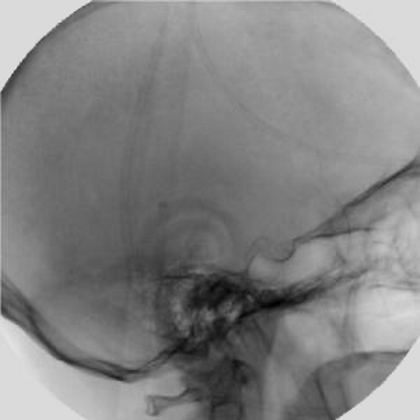
#> input picture digital_image_processing/chapter_2/pictures/subtraction_0.tif, 420 x 420 px, found by its file name
$ python histogram.py
#> lines starting #> are read from the running program, lines starting #| are printed output that depends on the picture
### common/opencv.py
import cv2 as cv
import numpy as np
import sys

# [10 lines left out: function normlizeImage2Uint8, not called in this run]

def drawHist(img, size=(300,256*2+1)):
    """
    描述: 绘制灰度直方图到图片上
    参数: img: 需要绘制直方图分布的灰度图，narray, shape(m,n)
          size: 生成直方图的大小，size[0]图像高度，size[1]图像宽度
    返回: None
    """
    color_plane = [(0,255,255), (255,0,255), (255,255,0), \
                   (0,0,255), (0,255,0), (255,0,0)]

    # 计算直方图，并归一化
    hist = cv.calcHist([img],[0],None,[256],[0,256])
    hist = hist/hist.max() # 这个归一化是为了直方图在显示的时候，使最大值占满屏幕

    img_hist = np.ones((size[0],size[1],3), np.uint8) * 255
    x_interval = (size[1]-1)//256 # 条形图的间隔

    for i in range((hist.shape[0])):

        # 逆时针旋转画条形
        j = i*x_interval
        x0 = j
        y0 = size[0]-1

        x1 = j + x_interval
        y1 = y0

        x2 = x1
        y2 = size[0] - 1 - (hist[i][0]*(size[0]-1))

        x3 = x0
        y3 = y2

        bar = np.array([[x0,y0],[x1,y1],[x2,y2],[x3,y3]], np.int32)
        bar = bar.reshape((-1,1,2))

        cv.fillPoly(img_hist,[bar],color_plane[4])

    # 将直方图迁移到图像中间
    top = 30
    bottom = 30
    right = 30
    left = 30
    img_hist_ajust = np.ones((size[0] + top + bottom, \
                        size[1] + right + left, 3), np.uint8) * 255
    img_hist_ajust[top:size[0]+top, left:size[1]+left] = img_hist

    return img_hist_ajust

# [31 lines left out: functions putText, insertPointsBwteen2Points, not called in this run]

class createTrackbar():
    """
    描述: 创建任意多个拖动条
    """
    def __init__(self, button_units, bar_name, size=(200, 400), block=False):
        """
        描述: 初始化拖动条
        参数: button_units: list, 每个元素是一个list(3)，
                            list[0] 滑动条名称，
                            list[1] 初始值（正整数），
                            list[2] 最大值（正整数）

              bar_name: 整个滑动条图片的名称
              size:     附加在按钮上的图片大小
              block:    阻塞机制，如果参数没变化就一直等待,每次循环阻塞默认10ms
        """
        self._button_units = button_units
        self._bar_name = bar_name
        self._size = size
        self._block = block
        self._paralist = []

        imgTrackbar = np.zeros((size[0],size[1],3), np.uint8) #大的黑板，保证拖动条能完全显示
        cv.namedWindow(bar_name, 0)

        for uint in button_units:
            cv.createTrackbar(uint[0], bar_name, uint[1], uint[2], self.nothing)

        cv.imshow(bar_name,imgTrackbar)

    # [6 lines left out: function nothing, not called in this run]

    def getTrackbarPos(self):
        """
        描述: 读取所有滑动条的参数
        返回：None
        """
        paralist = []
        for unit in self._button_units:
            paralist.append(cv.getTrackbarPos(unit[0], self._bar_name))

        ## 如果参数没变化就等待
        if self._block:
            while(paralist == self._paralist):
                paralist = []
                for unit in self._button_units:
                    paralist.append(cv.getTrackbarPos(unit[0], self._bar_name))
                cv.waitKey(10)

        self._paralist = paralist
        return paralist

class cameraUnistort():
    """
    畸变图片矫正
    """
    # [92 lines left out: functions __init__, undistort, cameraCalibration, not called in this run]


# [4 lines that do not run on import are left out]

### digital_image_processing/chapter_2/histogram.py

import cv2 as cv
import os
import sys
import numpy as np
import copy
import math
from matplotlib import pyplot as plt
from matplotlib import ticker


# gets the absolute path to the file
abspath = os.path.abspath(os.path.dirname(__file__))
# add the library file path
sys.path.append(abspath + "/../../common")
# change the work path
os.chdir(abspath)

import misc_utils
import math_utils
import opencv


def enhanceImageClarity():
    """
    描述: 1.通过图像相减获取血管。
          2.取反可以达到图像增强效果。
          3.使用自适应灰度直方图均衡化，可以提高图像对比度和细节
    参数: None
    返回: None
    """
    img0 = cv.imread('pictures/subtraction_0.tif')
#> img0 is the input picture: shape (420, 420, 3); min 0, max 234, mean 130.7
    img1 = cv.imread('pictures/subtraction_1.tif')
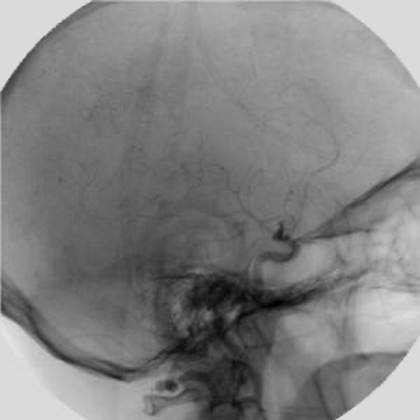
#> input picture digital_image_processing/chapter_2/pictures/subtraction_1.tif, 420 x 420 px, found by its file name
#> img1 is the input picture: shape (420, 420, 3); min 0, max 229, mean 129.3
    img_moon = cv.imread('pictures/moon.tif',0)
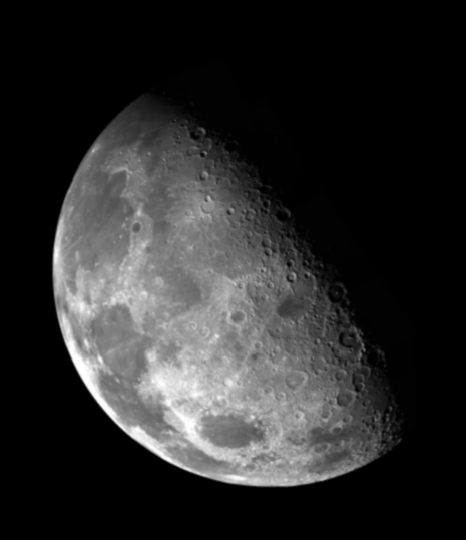
#> input picture digital_image_processing/chapter_2/pictures/moon.tif, 466 x 540 px, found by its file name
#> img_moon is the input picture: shape (540, 466); min 0, max 254, mean 42.7
    img_gray_0 = cv.cvtColor(img0, cv.COLOR_BGR2GRAY)
    img_gray_1 = cv.cvtColor(img1, cv.COLOR_BGR2GRAY)

    # 1.图像相减
    img_diff = cv.subtract(img_gray_0, img_gray_1)
    img_gray_2 = img_diff - img_diff.min() # 使最小值为正

    # 2.取反增强图像效果
    img_gray_3 = 255 - img_gray_2

    # 3.创建按钮
    button_units = [['clipLimit', 8, 100],
                    ['row', 8, 200],
                    ['col', 8, 200]]

    track_bar = opencv.createTrackbar(button_units, "trackbar")

    while(1):
        cv.waitKey(1)

        # 获取trackbar参数
        [clipLimit, row, col] = track_bar.getTrackbarPos()

        # 自适应灰度调节
        # 在OpenCV中 tiles的大小默认为8×8。然后我们再分别对每一小块进行直方图均衡化。
        # 所以在每一个的区域中， 直方图会集中在某一个小的区域中（除非有噪声干扰）。
        # 如果有噪声的话，噪声会被放大。 为了避免这种情况的出现要使用对比度限制。
        # 对于每个小块来说，如果直方图中的 bin 超过对比度的上限的话，
        # 就把其中的像素点均匀分散到其他 bins 中， 然后在进行直方图均衡化。
        # 最后，为了去除每一个小块之间“人造的”（由于算法造成）边界， 再使用双线性差值，对小块进行缝合。
        clahe = cv.createCLAHE(clipLimit=clipLimit, tileGridSize=(row,col))
        img_gray_createCLAHE_2 = clahe.apply(img_gray_2)
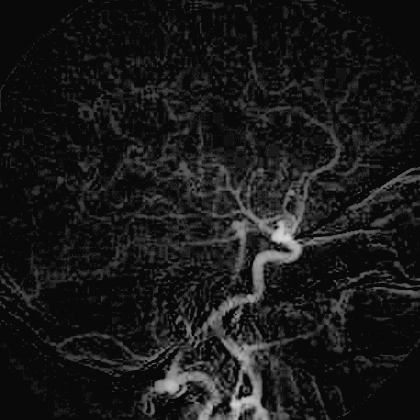
#> img_gray_createCLAHE_2: shape (420, 420); min 8, max 213, mean 25.3
        img_gray_createCLAHE_3 = clahe.apply(img_gray_3)
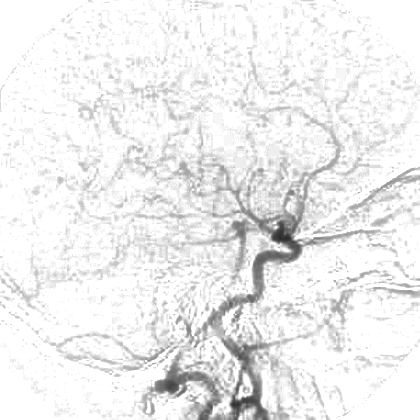
#> img_gray_createCLAHE_3: shape (420, 420); min 43, max 255, mean 238.2
        img_gray_createCLAHE_moon = clahe.apply(img_moon)
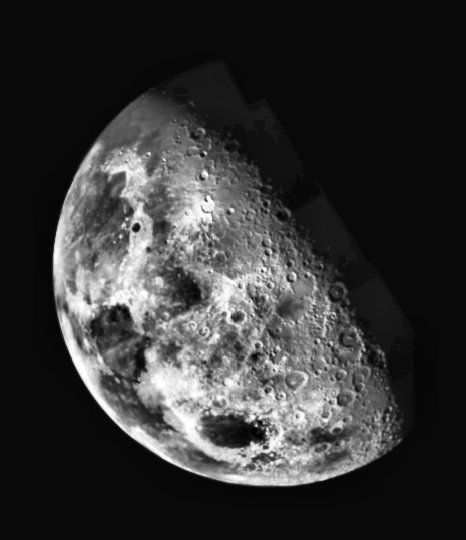
#> img_gray_createCLAHE_moon: shape (540, 466); min 1, max 255, mean 52.7

        cv.imshow('img_gray_createCLAHE_2',img_gray_createCLAHE_2)
        cv.imshow('img_gray_createCLAHE_3',img_gray_createCLAHE_3)
        cv.imshow('img_gray_createCLAHE_moon',img_gray_createCLAHE_moon)

        # 显示灰度图
        img_hist_2 = opencv.drawHist(img_gray_createCLAHE_2)
#> in drawHist, `hist = cv.calcHist([img],[0],None,[256],[0,256])`: hist = 256 values, max 88520 at index 9, min 0 at index 0, mean 689.1
#> in drawHist, `hist = hist/hist.max()`: hist = 256 values, max 1 at index 9, min 0 at index 0, mean 0.00778
#> the loop in drawHist, `for i in range((hist.shape[0])):` made 256 passes
#> (y2, y3, bar) on passes 1 to 3: (299, 299, [[0, 299], [2, 299], [2, 299], [0, 299]]), (299, 299, [[2, 299], [4, 299], [4, 299], [2, 299]]), (299, 299, [[4, 299], [6, 299], [6, 299], [4, 299]])
        img_hist_3 = opencv.drawHist(img_gray_createCLAHE_3)
#> call 2 of drawHist, with size = (300, 513)
#> in drawHist (call 2), `hist = cv.calcHist([img],[0],None,[256],[0,256])`: hist = 256 values, max 91957 at index 255, min 0 at index 0, mean 689.1
#> in drawHist (call 2), `hist = hist/hist.max()`: hist = 256 values, max 1 at index 255, min 0 at index 0, mean 0.00749
#> the loop in drawHist (call 2), `for i in range((hist.shape[0])):` made 256 passes
#> bar on passes 1 to 3: [[0, 299], [2, 299], [2, 299], [0, 299]], [[2, 299], [4, 299], [4, 299], [2, 299]], [[4, 299], [6, 299], [6, 299], [4, 299]]
#> after the loop in drawHist (call 2), `for i in range((hist.shape[0])):`:
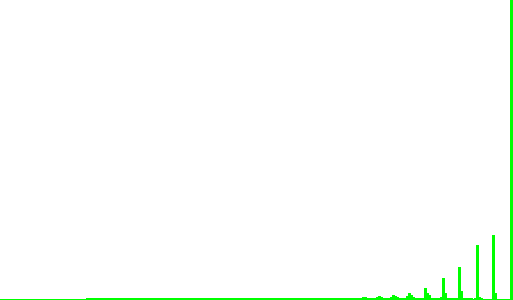
#> img_hist: shape (300, 513, 3); mean of channels 0, 1, 2 250.9, 255, 250.9; drawn as B, G, R
#> in drawHist (call 2), `img_hist_ajust[top:size[0]+top, left:size[1]+left] = img_hist`:
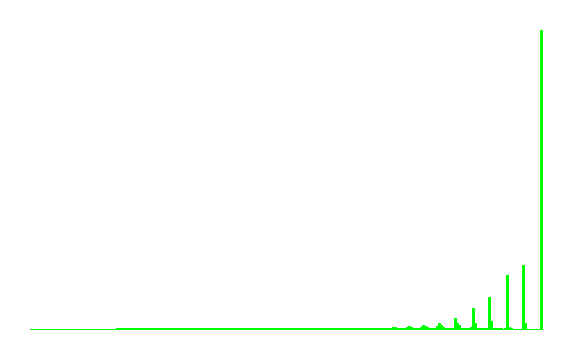
#> img_hist_ajust: shape (360, 573, 3); mean of channels 0, 1, 2 252, 255, 252; drawn as B, G, R
        img_hist_moon = opencv.drawHist(img_gray_createCLAHE_moon)
        cv.imshow('hist_2',img_hist_2)
        cv.imshow('hist_3',img_hist_3)
        cv.imshow('img_hist_moon',img_hist_moon)

# [165 lines left out: functions enhanceBackgroundBrightness, enhanceAllBrightness, BGR_Histogram2D, HSI_Histogram2D, not called in this run]

if __name__=="__main__":
    enhanceImageClarity()
    # [4 lines of commented-out code are left out]
